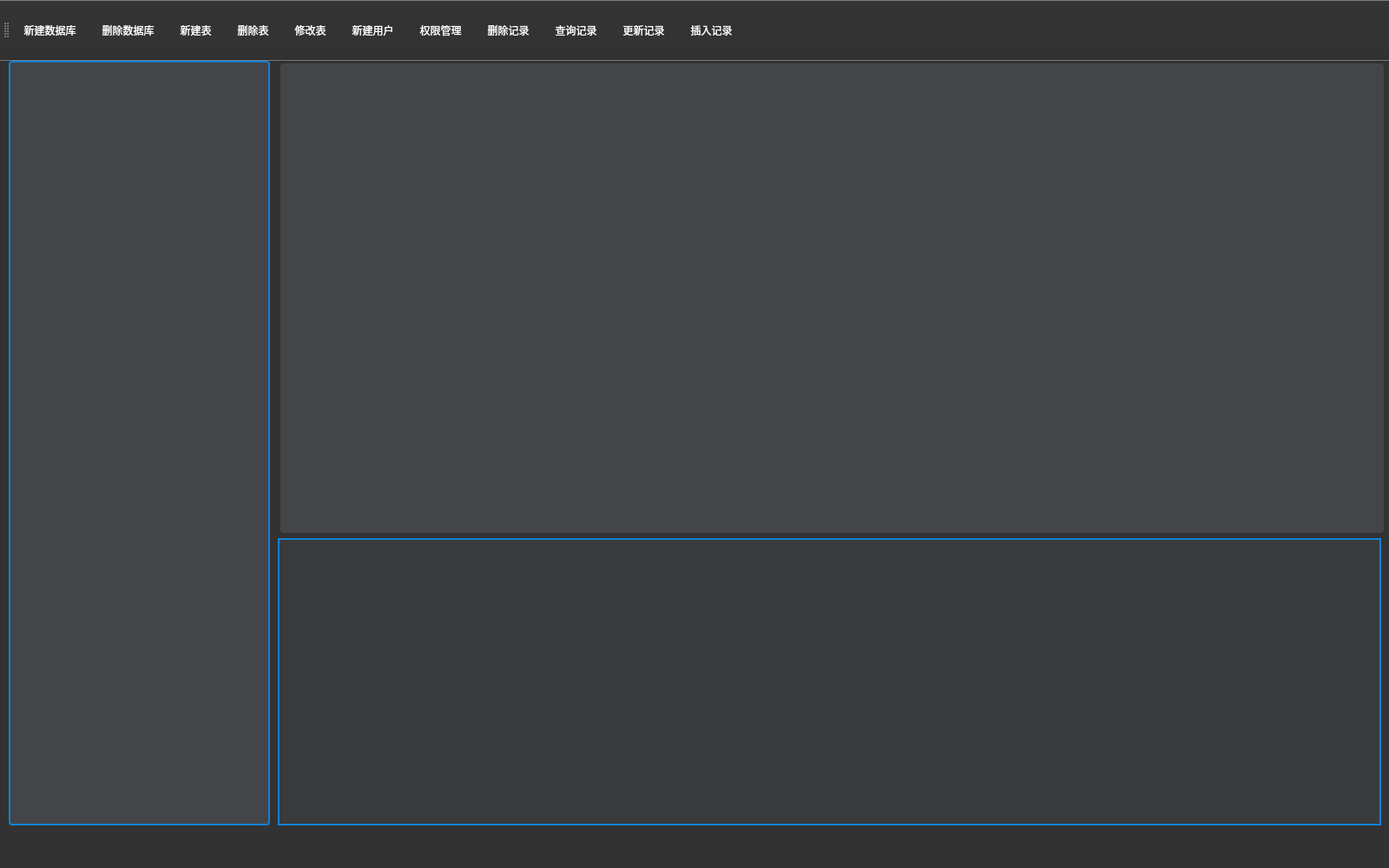
<?xml version="1.0" encoding="UTF-8"?>
<ui version="4.0">
 <class>MainWindow</class>
 <widget class="QMainWindow" name="MainWindow">
  <property name="geometry">
   <rect>
    <x>0</x>
    <y>0</y>
    <width>1600</width>
    <height>1000</height>
   </rect>
  </property>
  <property name="windowTitle">
   <string>MainWindow</string>
  </property>
  <property name="styleSheet">
   <string notr="true">background: rgb(50, 50, 50);</string>
  </property>
  <widget class="QWidget" name="centralWidget">
   <widget class="QPushButton" name="createUser_pushButton">
    <property name="geometry">
     <rect>
      <x>1430</x>
      <y>820</y>
      <width>93</width>
      <height>28</height>
     </rect>
    </property>
    <property name="text">
     <string>创建用户</string>
    </property>
   </widget>
   <widget class="QPushButton" name="authorization_pushButton">
    <property name="geometry">
     <rect>
      <x>1430</x>
      <y>790</y>
      <width>93</width>
      <height>28</height>
     </rect>
    </property>
    <property name="text">
     <string>权限管理</string>
    </property>
   </widget>
   <widget class="QPushButton" name="alterTable_pushButton">
    <property name="geometry">
     <rect>
      <x>1430</x>
      <y>640</y>
      <width>93</width>
      <height>28</height>
     </rect>
    </property>
    <property name="text">
     <string>修改表结构</string>
    </property>
   </widget>
   <widget class="QPushButton" name="select_pushButton">
    <property name="geometry">
     <rect>
      <x>1430</x>
      <y>730</y>
      <width>93</width>
      <height>28</height>
     </rect>
    </property>
    <property name="text">
     <string>查询</string>
    </property>
   </widget>
   <widget class="QPushButton" name="update_pushButton">
    <property name="geometry">
     <rect>
      <x>1430</x>
      <y>670</y>
      <width>93</width>
      <height>28</height>
     </rect>
    </property>
    <property name="text">
     <string>更新</string>
    </property>
   </widget>
   <widget class="QPushButton" name="insert_pushButton">
    <property name="geometry">
     <rect>
      <x>1430</x>
      <y>760</y>
      <width>93</width>
      <height>28</height>
     </rect>
    </property>
    <property name="text">
     <string>插入</string>
    </property>
   </widget>
   <widget class="QPushButton" name="createTable_pushButton">
    <property name="geometry">
     <rect>
      <x>1430</x>
      <y>810</y>
      <width>93</width>
      <height>28</height>
     </rect>
    </property>
    <property name="text">
     <string>创建表</string>
    </property>
   </widget>
   <widget class="QPushButton" name="dropTable_pushButton">
    <property name="geometry">
     <rect>
      <x>1430</x>
      <y>610</y>
      <width>93</width>
      <height>28</height>
     </rect>
    </property>
    <property name="text">
     <string>删除表</string>
    </property>
   </widget>
   <widget class="QPushButton" name="delete_pushButton">
    <property name="geometry">
     <rect>
      <x>1430</x>
      <y>700</y>
      <width>93</width>
      <height>28</height>
     </rect>
    </property>
    <property name="text">
     <string>删除</string>
    </property>
   </widget>
   <widget class="QTableView" name="view_">
    <property name="geometry">
     <rect>
      <x>320</x>
      <y>550</y>
      <width>1271</width>
      <height>331</height>
     </rect>
    </property>
    <property name="font">
     <font>
      <family>Arial</family>
      <pointsize>10</pointsize>
     </font>
    </property>
    <property name="styleSheet">
     <string notr="true">QTableView {  
        background: rgb(57, 58, 60);
        gridline-color: rgb(60, 60, 60);
        border:2px solid rgb(20, 128, 211);
}
QTableView::item {
        padding-left: 5px;
        padding-right: 5px;
        border: none;
        background: rgb(72, 72, 74);
        border-right: 1px solid rgb(45, 45, 45);
        border-bottom: 1px solid rgb(45, 45, 45);
         color: white;
}
QTableView::item:selected {
        background: rgba(255, 255, 255, 40);
        color: green;
}
QTableView::item:selected:!active {
       color: white;
}
QTableView::indicator {
        width: 20px;
        height: 20px;
}
</string>
    </property>
   </widget>
   <widget class="QTextEdit" name="textEdit">
    <property name="geometry">
     <rect>
      <x>323</x>
      <y>3</y>
      <width>1271</width>
      <height>541</height>
     </rect>
    </property>
    <property name="font">
     <font>
      <family>Arial</family>
      <pointsize>10</pointsize>
     </font>
    </property>
    <property name="styleSheet">
     <string notr="true">background: rgb(68, 69, 73);
border-radius:4px;
color: white;

</string>
    </property>
   </widget>
   <widget class="QPushButton" name="pushButton">
    <property name="geometry">
     <rect>
      <x>1440</x>
      <y>850</y>
      <width>80</width>
      <height>18</height>
     </rect>
    </property>
    <property name="text">
     <string>PushButton</string>
    </property>
   </widget>
   <widget class="QPushButton" name="pushButton_2">
    <property name="geometry">
     <rect>
      <x>1340</x>
      <y>850</y>
      <width>80</width>
      <height>18</height>
     </rect>
    </property>
    <property name="text">
     <string>PushButton</string>
    </property>
   </widget>
   <widget class="QTreeView" name="treeView">
    <property name="geometry">
     <rect>
      <x>10</x>
      <y>0</y>
      <width>301</width>
      <height>881</height>
     </rect>
    </property>
    <property name="styleSheet">
     <string notr="true">
QTreeView{

background: rgb(68, 69, 73);
border-radius:4px;
border:2px solid rgb(20, 128, 211);


color:rgb(255,255,255);

font-size:20px;

}

QTreeView::item{

height:35px;

}

QTreeView::item:hover{

background:transparent;

color:rgb(19,154,230);

}

QTreeView::item:selected{

color:rgb(255,255,255);

background-color:rgba(3,155,252,50);

border-radius:4px;

}

QTreeView QHeaderView::section{

background:transparent;

height:0px;

}

QTreeView::branch:has-siblings:!adjoins-item {

 }

 QTreeView::branch:has-siblings:adjoins-item {

 }

  QTreeView::branch:!has-children:!has-siblings:adjoins-item {

 }

 QTreeView::branch:has-children:!has-siblings:closed,

 QTreeView::branch:closed:has-children:has-siblings {

         border-image: none;
 }

 QTreeView::branch:open:has-children:!has-siblings,

 QTreeView::branch:open:has-children:has-siblings  {

         border-image: none;
 }
</string>
    </property>
   </widget>
   <zorder>pushButton</zorder>
   <zorder>pushButton_2</zorder>
   <zorder>createTable_pushButton</zorder>
   <zorder>createUser_pushButton</zorder>
   <zorder>authorization_pushButton</zorder>
   <zorder>alterTable_pushButton</zorder>
   <zorder>select_pushButton</zorder>
   <zorder>update_pushButton</zorder>
   <zorder>insert_pushButton</zorder>
   <zorder>dropTable_pushButton</zorder>
   <zorder>delete_pushButton</zorder>
   <zorder>view_</zorder>
   <zorder>textEdit</zorder>
   <zorder>treeView</zorder>
  </widget>
  <widget class="QMenuBar" name="menuBar">
   <property name="geometry">
    <rect>
     <x>0</x>
     <y>0</y>
     <width>1600</width>
     <height>23</height>
    </rect>
   </property>
  </widget>
  <widget class="QToolBar" name="mainToolBar">
   <property name="minimumSize">
    <size>
     <width>1600</width>
     <height>70</height>
    </size>
   </property>
   <property name="maximumSize">
    <size>
     <width>1600</width>
     <height>70</height>
    </size>
   </property>
   <property name="font">
    <font>
     <family>幼圆</family>
     <pointsize>10</pointsize>
    </font>
   </property>
   <property name="styleSheet">
    <string notr="true">QToolButton{
                                   border: none;
                                   color: white;
                                   background: transparent;
                                   padding: 10px;
                                   qproperty-toolButtonStyle: ToolButtonTextUnderIcon;
}</string>
   </property>
   <attribute name="toolBarArea">
    <enum>TopToolBarArea</enum>
   </attribute>
   <attribute name="toolBarBreak">
    <bool>false</bool>
   </attribute>
   <addaction name="createBDAction"/>
   <addaction name="DropDBAction"/>
   <addaction name="createAction"/>
   <addaction name="dropAction"/>
   <addaction name="alterAction"/>
   <addaction name="creatUserAction"/>
   <addaction name="authorityAction"/>
   <addaction name="deleteAction"/>
   <addaction name="selectAction"/>
   <addaction name="updateAction"/>
   <addaction name="insertAction"/>
  </widget>
  <widget class="QStatusBar" name="statusBar"/>
  <action name="createAction">
   <property name="text">
    <string>新建表</string>
   </property>
   <property name="font">
    <font>
     <family>幼圆</family>
     <pointsize>9</pointsize>
    </font>
   </property>
   <property name="shortcut">
    <string>Ctrl+C</string>
   </property>
  </action>
  <action name="dropAction">
   <property name="text">
    <string>删除表
</string>
   </property>
   <property name="font">
    <font>
     <family>幼圆</family>
     <pointsize>9</pointsize>
    </font>
   </property>
  </action>
  <action name="alterAction">
   <property name="text">
    <string>修改表</string>
   </property>
   <property name="font">
    <font>
     <family>幼圆</family>
     <pointsize>9</pointsize>
    </font>
   </property>
  </action>
  <action name="creatUserAction">
   <property name="text">
    <string>新建用户</string>
   </property>
   <property name="font">
    <font>
     <family>幼圆</family>
     <pointsize>9</pointsize>
    </font>
   </property>
  </action>
  <action name="authorityAction">
   <property name="text">
    <string>权限管理</string>
   </property>
   <property name="font">
    <font>
     <family>幼圆</family>
     <pointsize>9</pointsize>
    </font>
   </property>
  </action>
  <action name="deleteAction">
   <property name="text">
    <string>删除记录</string>
   </property>
   <property name="font">
    <font>
     <family>幼圆</family>
     <pointsize>9</pointsize>
    </font>
   </property>
  </action>
  <action name="selectAction">
   <property name="text">
    <string>查询记录</string>
   </property>
   <property name="font">
    <font>
     <family>幼圆</family>
     <pointsize>9</pointsize>
    </font>
   </property>
  </action>
  <action name="updateAction">
   <property name="text">
    <string>更新记录</string>
   </property>
   <property name="font">
    <font>
     <family>幼圆</family>
     <pointsize>9</pointsize>
    </font>
   </property>
  </action>
  <action name="insertAction">
   <property name="text">
    <string>插入记录</string>
   </property>
   <property name="font">
    <font>
     <family>幼圆</family>
     <pointsize>9</pointsize>
    </font>
   </property>
  </action>
  <action name="createBDAction">
   <property name="text">
    <string>新建数据库</string>
   </property>
   <property name="font">
    <font>
     <family>幼圆</family>
     <pointsize>9</pointsize>
    </font>
   </property>
  </action>
  <action name="DropDBAction">
   <property name="text">
    <string>删除数据库</string>
   </property>
   <property name="font">
    <font>
     <family>幼圆</family>
     <pointsize>9</pointsize>
    </font>
   </property>
  </action>
 </widget>
 <layoutdefault spacing="6" margin="11"/>
 <resources/>
 <connections>
  <connection>
   <sender>creatUserAction</sender>
   <signal>triggered()</signal>
   <receiver>createUser_pushButton</receiver>
   <slot>click()</slot>
   <hints>
    <hint type="sourcelabel">
     <x>-1</x>
     <y>-1</y>
    </hint>
    <hint type="destinationlabel">
     <x>856</x>
     <y>786</y>
    </hint>
   </hints>
  </connection>
  <connection>
   <sender>alterAction</sender>
   <signal>triggered()</signal>
   <receiver>alterTable_pushButton</receiver>
   <slot>click()</slot>
   <hints>
    <hint type="sourcelabel">
     <x>-1</x>
     <y>-1</y>
    </hint>
    <hint type="destinationlabel">
     <x>956</x>
     <y>636</y>
    </hint>
   </hints>
  </connection>
  <connection>
   <sender>dropAction</sender>
   <signal>triggered()</signal>
   <receiver>dropTable_pushButton</receiver>
   <slot>click()</slot>
   <hints>
    <hint type="sourcelabel">
     <x>-1</x>
     <y>-1</y>
    </hint>
    <hint type="destinationlabel">
     <x>486</x>
     <y>596</y>
    </hint>
   </hints>
  </connection>
  <connection>
   <sender>authorityAction</sender>
   <signal>triggered()</signal>
   <receiver>authorization_pushButton</receiver>
   <slot>click()</slot>
   <hints>
    <hint type="sourcelabel">
     <x>-1</x>
     <y>-1</y>
    </hint>
    <hint type="destinationlabel">
     <x>656</x>
     <y>726</y>
    </hint>
   </hints>
  </connection>
  <connection>
   <sender>deleteAction</sender>
   <signal>triggered()</signal>
   <receiver>delete_pushButton</receiver>
   <slot>click()</slot>
   <hints>
    <hint type="sourcelabel">
     <x>-1</x>
     <y>-1</y>
    </hint>
    <hint type="destinationlabel">
     <x>656</x>
     <y>616</y>
    </hint>
   </hints>
  </connection>
  <connection>
   <sender>selectAction</sender>
   <signal>triggered()</signal>
   <receiver>select_pushButton</receiver>
   <slot>click()</slot>
   <hints>
    <hint type="sourcelabel">
     <x>-1</x>
     <y>-1</y>
    </hint>
    <hint type="destinationlabel">
     <x>746</x>
     <y>536</y>
    </hint>
   </hints>
  </connection>
  <connection>
   <sender>updateAction</sender>
   <signal>triggered()</signal>
   <receiver>update_pushButton</receiver>
   <slot>click()</slot>
   <hints>
    <hint type="sourcelabel">
     <x>-1</x>
     <y>-1</y>
    </hint>
    <hint type="destinationlabel">
     <x>806</x>
     <y>616</y>
    </hint>
   </hints>
  </connection>
  <connection>
   <sender>insertAction</sender>
   <signal>triggered()</signal>
   <receiver>insert_pushButton</receiver>
   <slot>click()</slot>
   <hints>
    <hint type="sourcelabel">
     <x>-1</x>
     <y>-1</y>
    </hint>
    <hint type="destinationlabel">
     <x>896</x>
     <y>716</y>
    </hint>
   </hints>
  </connection>
  <connection>
   <sender>createAction</sender>
   <signal>triggered()</signal>
   <receiver>createTable_pushButton</receiver>
   <slot>click()</slot>
   <hints>
    <hint type="sourcelabel">
     <x>-1</x>
     <y>-1</y>
    </hint>
    <hint type="destinationlabel">
     <x>496</x>
     <y>736</y>
    </hint>
   </hints>
  </connection>
  <connection>
   <sender>createBDAction</sender>
   <signal>triggered()</signal>
   <receiver>pushButton</receiver>
   <slot>click()</slot>
   <hints>
    <hint type="sourcelabel">
     <x>-1</x>
     <y>-1</y>
    </hint>
    <hint type="destinationlabel">
     <x>1479</x>
     <y>951</y>
    </hint>
   </hints>
  </connection>
  <connection>
   <sender>DropDBAction</sender>
   <signal>triggered()</signal>
   <receiver>pushButton_2</receiver>
   <slot>click()</slot>
   <hints>
    <hint type="sourcelabel">
     <x>-1</x>
     <y>-1</y>
    </hint>
    <hint type="destinationlabel">
     <x>1379</x>
     <y>951</y>
    </hint>
   </hints>
  </connection>
 </connections>
</ui>
